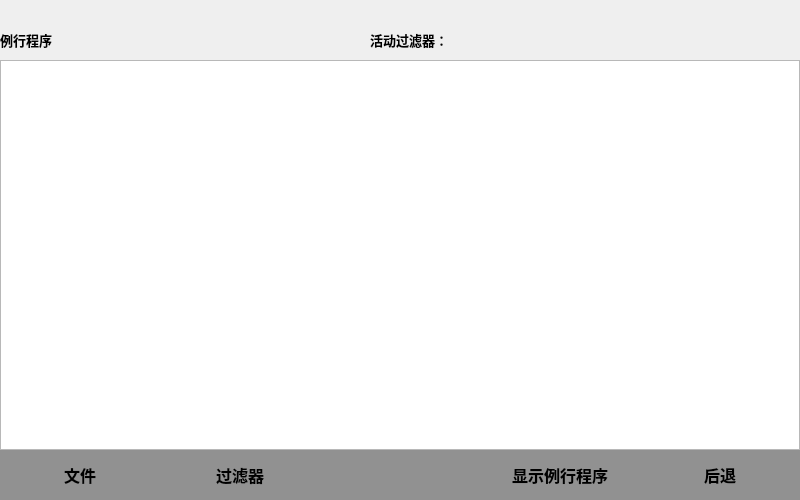
<?xml version="1.0" encoding="UTF-8"?>
<ui version="4.0">
 <class>ProgramRoutinePro</class>
 <widget class="QWidget" name="ProgramRoutinePro">
  <property name="geometry">
   <rect>
    <x>0</x>
    <y>0</y>
    <width>800</width>
    <height>500</height>
   </rect>
  </property>
  <property name="windowTitle">
   <string>Form</string>
  </property>
  <widget class="QLabel" name="label_Module">
   <property name="geometry">
    <rect>
     <x>0</x>
     <y>30</y>
     <width>141</width>
     <height>20</height>
    </rect>
   </property>
   <property name="font">
    <font>
     <pointsize>10</pointsize>
     <weight>75</weight>
     <bold>true</bold>
    </font>
   </property>
   <property name="text">
    <string>例行程序</string>
   </property>
  </widget>
  <widget class="QTableWidget" name="tableWidget">
   <property name="geometry">
    <rect>
     <x>0</x>
     <y>60</y>
     <width>800</width>
     <height>390</height>
    </rect>
   </property>
   <property name="font">
    <font>
     <pointsize>12</pointsize>
     <weight>75</weight>
     <bold>true</bold>
    </font>
   </property>
  </widget>
  <widget class="QLabel" name="label_Pos">
   <property name="geometry">
    <rect>
     <x>0</x>
     <y>5</y>
     <width>800</width>
     <height>20</height>
    </rect>
   </property>
   <property name="font">
    <font>
     <pointsize>10</pointsize>
     <weight>75</weight>
     <bold>true</bold>
    </font>
   </property>
   <property name="text">
    <string/>
   </property>
  </widget>
  <widget class="QWidget" name="widget" native="true">
   <property name="geometry">
    <rect>
     <x>0</x>
     <y>450</y>
     <width>800</width>
     <height>50</height>
    </rect>
   </property>
   <property name="styleSheet">
    <string notr="true">background-color: rgb(145, 145, 145);</string>
   </property>
   <widget class="QPushButton" name="btn_file">
    <property name="geometry">
     <rect>
      <x>0</x>
      <y>0</y>
      <width>160</width>
      <height>50</height>
     </rect>
    </property>
    <property name="font">
     <font>
      <pointsize>12</pointsize>
      <weight>75</weight>
      <bold>true</bold>
     </font>
    </property>
    <property name="text">
     <string>文件</string>
    </property>
    <property name="flat">
     <bool>true</bool>
    </property>
   </widget>
   <widget class="QPushButton" name="btn_filter">
    <property name="geometry">
     <rect>
      <x>160</x>
      <y>0</y>
      <width>160</width>
      <height>50</height>
     </rect>
    </property>
    <property name="font">
     <font>
      <pointsize>12</pointsize>
      <weight>75</weight>
      <bold>true</bold>
     </font>
    </property>
    <property name="text">
     <string>过滤器</string>
    </property>
    <property name="flat">
     <bool>true</bool>
    </property>
   </widget>
   <widget class="QPushButton" name="btn_showRoutinePro">
    <property name="geometry">
     <rect>
      <x>480</x>
      <y>0</y>
      <width>160</width>
      <height>50</height>
     </rect>
    </property>
    <property name="font">
     <font>
      <pointsize>12</pointsize>
      <weight>75</weight>
      <bold>true</bold>
     </font>
    </property>
    <property name="text">
     <string>显示例行程序</string>
    </property>
    <property name="flat">
     <bool>true</bool>
    </property>
   </widget>
   <widget class="QPushButton" name="btn_back">
    <property name="geometry">
     <rect>
      <x>640</x>
      <y>0</y>
      <width>160</width>
      <height>50</height>
     </rect>
    </property>
    <property name="font">
     <font>
      <pointsize>12</pointsize>
      <weight>75</weight>
      <bold>true</bold>
     </font>
    </property>
    <property name="text">
     <string>后退</string>
    </property>
    <property name="flat">
     <bool>true</bool>
    </property>
   </widget>
  </widget>
  <widget class="QLabel" name="label_filter">
   <property name="geometry">
    <rect>
     <x>370</x>
     <y>30</y>
     <width>201</width>
     <height>20</height>
    </rect>
   </property>
   <property name="font">
    <font>
     <pointsize>10</pointsize>
     <weight>75</weight>
     <bold>true</bold>
    </font>
   </property>
   <property name="text">
    <string>活动过滤器：</string>
   </property>
  </widget>
 </widget>
 <resources/>
 <connections/>
</ui>
